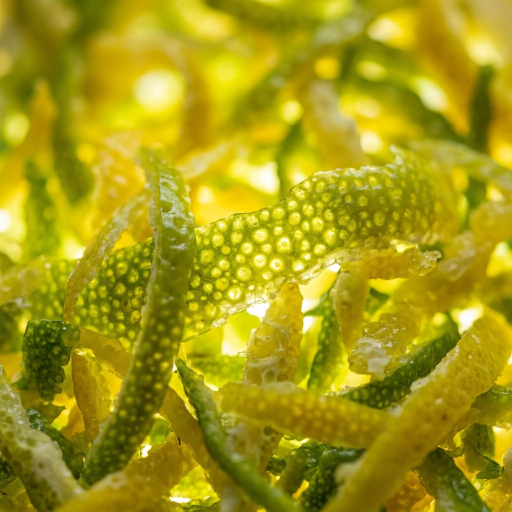
#> input picture scripts/rediseno/generadas/textura_citricos_gen.webp, 1024 x 1024 px (shown at 1/2 size)
$ python hornear_piezas.py
#> lines starting #> are read from the running program, lines starting #| are printed output that depends on the picture
### scripts/rediseno/hornear_hero.py
#!/usr/bin/env python3
"""
Horneado del hero C "A traves del vidrio" (y piezas que usan el mismo motor).

Uso:
    python3 hornear_hero.py ciclo.json            # hornea con las cajas del JSON
    python3 hornear_hero.py ciclo.json --rapido   # solo 1x, para probar

ciclo.json:
    {
      "ventana": "bagues-la-bomba",                       # la caja nitida
      "cajas": ["bagues-amor-amor", "bagues-angels-share", ...],  # 2 a 5 detras del vidrio
      "salida": "salida/hero_c"                           # opcional
    }

Cada entrada de "ventana" o "cajas" puede ser:
  - un slug de scripts/fotos/fuentes.json (se usa la caja Bagues, nunca el frasco Unlock);
  - una ruta a un PNG con fondo transparente (por ejemplo una foto propia de Sebas ya recortada).

Capas: la pared sale de las paredes generadas (generadas/pared_*_gen.webp): de ahi se toma solo
el relieve del yeso y la repisa; la luz (pared vino #4a161f, halo rosa-vino) se rehace aca, asi
el halo cae siempre detras de la ventana y nunca debajo del titular.

Requiere: numpy, opencv-python, Pillow (con AVIF).
"""
import json, os, sys, math, subprocess, io
import numpy as np
import cv2
from PIL import Image

AQUI = os.path.dirname(os.path.abspath(__file__))
REPO = os.path.abspath(os.path.join(AQUI, '..', '..'))
FUENTES_JSON = os.path.join(REPO, 'scripts/fotos/fuentes.json')
CACHE_CAJAS = os.path.join(AQUI, 'cache', 'cajas')  # se baja sola; no se versiona
GEN = os.path.join(AQUI, 'generadas')

# ---------------------------------------------------------------- paleta
def hex2f(h):
    h = h.lstrip('#'); return np.array([int(h[i:i+2], 16) for i in (0, 2, 4)], np.float32) / 255.0

VINO = hex2f('#4a161f')
SOMBRA = hex2f('#14070a')
ROSA = hex2f('#e0708a')
ORO = hex2f('#d6a862')
HUESO = hex2f('#f3ece1')
TINTA = hex2f('#f3ece1')

# ---------------------------------------------------------------- formatos
# Todas las medidas en px CSS; "escala" es la densidad a la que se hornea.
FORMATOS = {
    'escritorio': dict(
        ancho=1440, alto=900, escala=2, fuente_pared='pared_escritorio_gen.webp',
        pared_src=dict(sup0=803, sup1=915), detalle_css_por_src=0.94,
        repisa=712, frente=772, repisa_apagada_hasta=(420, 760),
        halo=dict(cx=990, cy=440, r=360, fuerza=1.0),
        panel=dict(tipo='x', desde=648),  # vidrio desde x=648 hasta el borde derecho
        estria=30,
        ventana=dict(cx=980, ancho=340, arriba=150, abajo=808),
        caja_ventana=dict(cx=980, base=752, alto=318),
        cajas=[  # (cx, base, alto, luz)  se dibujan de atras para adelante
            (770, 724, 250, 0.66), (1236, 724, 250, 0.74),
            (872, 738, 292, 0.80), (1100, 738, 292, 0.86), (1376, 740, 296, 0.64),
        ],
        zonas_texto=[(96, 110, 620, 800)],
    ),
    'celular': dict(
        ancho=390, alto=844, escala=3, fuente_pared='pared_celular_gen.webp',
        pared_src=dict(sup0=1103, sup1=1166), detalle_css_por_src=1.0,
        repisa=498, frente=540,
        halo=dict(cx=195, cy=430, r=170, fuerza=1.0),
        panel=dict(tipo='y', desde=272),
        estria=24,
        ventana=dict(cx=195, ancho=232, arriba=270, abajo=540),
        caja_ventana=dict(cx=195, base=528, alto=210),
        cajas=[
            (40, 512, 146, 0.52), (350, 512, 146, 0.56),
            (-26, 524, 168, 0.46), (416, 524, 168, 0.46),
        ],
        zonas_texto=[(16, 96, 374, 260), (16, 580, 374, 660)],
    ),
}

# ---------------------------------------------------------------- utilidades
def leer_rgba(ruta):
    im = Image.open(ruta).convert('RGBA')
    return np.asarray(im).astype(np.float32) / 255.0

def guardar_png(arr, ruta):
    a = np.clip(arr * 255 + 0.5, 0, 255).astype(np.uint8)
    Image.fromarray(a).save(ruta, optimize=True)

# [5 lines left out: function redim, not called in this run]

def lum(rgb):
    return rgb[..., 0] * 0.2126 + rgb[..., 1] * 0.7152 + rgb[..., 2] * 0.0722

# [20 lines left out: functions sobre, sobre_rgba, pegar, not called in this run]

# ---------------------------------------------------------------- cajas
_FUENTES = None
# [337 lines left out: functions fuentes, ruta_caja, cargar_caja, tratar_caja, sombras_y_reflejo, campo_halo and 5 more, not called in this run]

# ---------------------------------------------------------------- exportar
def exportar_peso(arr, ruta_base, max_kb=None, q_webp=90, q_avif=70):
    img = Image.fromarray(np.clip(arr * 255 + 0.5, 0, 255).astype(np.uint8))
    res = {}
    for ext, q0, kw in (('webp', q_webp, dict(method=6)), ('avif', q_avif, dict(speed=4))):
        q = q0
        while True:
            b = io.BytesIO(); img.save(b, ext.upper(), quality=q, **kw)
            kb = len(b.getvalue()) / 1024
            if max_kb is None or kb <= max_kb or q <= 30: break
            q -= 4
        open(f'{ruta_base}.{ext}', 'wb').write(b.getvalue())
        res[ext] = (round(kb, 1), q)
    return res

# [41 lines left out: functions contraste, hornear_hero, not called in this run]

# [6 lines that do not run on import are left out]

### scripts/rediseno/hornear_piezas.py
#!/usr/bin/env python3
"""
Piezas que usan el mismo motor que el hero C (hornear_hero.py):
  texturas   5 texturas de familia 1200x1200 + version con vidrio dentro del frasco Bagues (PNG con alfa)
  destacados 6 destacados 900x1200: nitido y detras del vidrio
  hero_a     Hero A "Bodegon de ciudad" 1440x900 y 390x844 (+ @2x)
  og         og.jpg 1200x630 con titular en Cormorant
  maquetas   el hero C con el texto real encima, solo para revisar zonas (no se publica)

Uso: python3 hornear_piezas.py [texturas] [destacados] [hero_a] [og] [maquetas]   (sin argumentos: todo)
"""
import os, sys, json, io
import numpy as np, cv2
from PIL import Image, ImageDraw, ImageFont, ImageFilter
import hornear_hero as H

AQUI = H.AQUI
SAL = os.path.join(AQUI, 'salida')
TTF = os.path.join(AQUI, 'trabajo/fuentes_ttf')

def fuente(nombre, tam):
    return ImageFont.truetype(os.path.join(TTF, nombre + '.ttf'), tam)

def a_u8(a): return np.clip(a * 255 + 0.5, 0, 255).astype(np.uint8)

# ======================================================================= texturas
FAMILIAS = {
    # nombre: (archivo generado, color de etiqueta, gradacion rgb)
    'citricos':   ('textura_citricos_gen.webp',   '#d9c45a', (1.00, 0.97, 0.86)),
    'florales':   ('textura_florales_gen.webp',   '#e0708a', (1.00, 0.94, 0.95)),
    'dulces':     ('textura_dulces_gen.webp',     '#ecd3b0', (1.00, 0.88, 0.70)),
    'amaderados': ('textura_amaderados_gen.webp', '#3f4a33', (0.80, 0.93, 0.84)),
    'ambar':      ('textura_ambar_gen.webp',      '#c9772a', (1.00, 0.92, 0.82)),
}

# 26/11/2026, pedido de Sebas: "diferenciar bien los colores y composicion en
# familias, de dulce y amaderado, son muy similares". Los dos eran marrones con
# etiqueta marron. Ajustes opcionales por familia (las otras tres no los
# tienen y salen igual que antes):
#   recorte: (x0, y0, lado) en fraccion de la textura; se toma ese cuadrado.
#   sat: 1 deja el color, menos de 1 lo apaga hacia gris.
#   gamma: sobre el valor (menos de 1 aclara, mas de 1 oscurece).
AJUSTES = {
    # vaina de vainilla con los hilos de crema, en diagonal; clara y cremosa
    'dulces':     dict(recorte=(0.42, 0.18, 0.58), sat=0.95, gamma=0.70),
    # veta recta de cedro; oscura, fria, con un dejo de verde musgo
    'amaderados': dict(recorte=(0.40, 0.00, 0.60), sat=0.60, gamma=1.30),
}

def textura_base(archivo, grad, recorte=None, sat=1.0, gamma=1.0):
#> called with archivo = 'textura_citricos_gen.webp', grad = (1, 0.97, 0.86), sat = 1, gamma = 1
    im = Image.open(os.path.join(H.GEN, archivo)).convert('RGB')
#> im is the input picture: PIL image 1024x1024 RGB; mean R, G, B 164.9, 153.1, 20.7
    if recorte:
        x0, y0, l = recorte; w_, h_ = im.size
        im = im.crop((round(x0 * w_), round(y0 * h_), round((x0 + l) * w_), round((y0 + l) * h_)))
    im = im.resize((1200, 1200), Image.LANCZOS).filter(ImageFilter.UnsharpMask(radius=1.4, percent=60, threshold=2))
#> im: PIL image 1200x1200 RGB
    a = np.asarray(im).astype(np.float32) / 255
    if sat != 1.0:
        gris = a @ np.array([0.2126, 0.7152, 0.0722], np.float32)
        a = gris[..., None] + (a - gris[..., None]) * sat
    a = np.clip(a * np.array(grad, np.float32), 0, 1) ** gamma
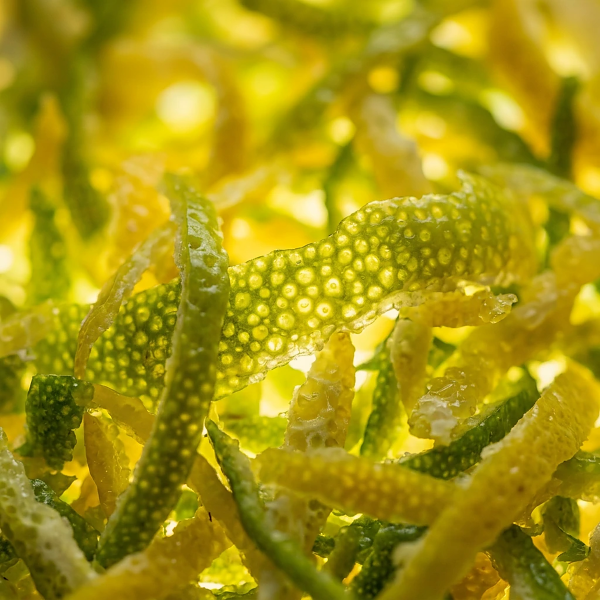
#> a: shape (1200, 1200, 3) float32 (shown at 1/2 size); mean R, G, B 0.646, 0.583, 0.07
    # bajar un poco la clave para que viva en la paleta noir, sin apagarla
    a = a ** 1.08
    yy, xx = np.mgrid[0:1200, 0:1200].astype(np.float32) / 1200
    vig = 1 - 0.22 * (((xx - 0.5) * 2) ** 2 + ((yy - 0.5) * 2) ** 2) / 2
    return np.clip(a * vig[..., None], 0, 1)
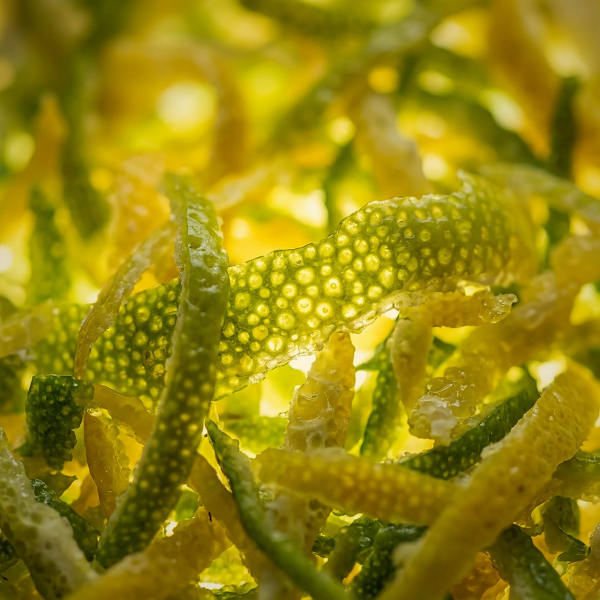
#> returned value: shape (1200, 1200, 3) float32 (shown at 1/2 size); mean of channels 0, 1, 2 0.584, 0.521, 0.0581; drawn as R, G, B

# [77 lines left out: functions tapa_real, mascara_frasco, textura_en_frasco, not called in this run]

def hacer_texturas():
    out = os.path.join(SAL, 'texturas'); os.makedirs(out, exist_ok=True)
    res = {}
    for nombre, (arch, col, grad) in FAMILIAS.items():
        tex = textura_base(arch, grad, **AJUSTES.get(nombre, {}))
        Image.fromarray(a_u8(tex)).save(os.path.join(out, f'textura_{nombre}.png'), optimize=True)
        pes = H.exportar_peso(tex, os.path.join(out, f'textura_{nombre}'), max_kb=160, q_webp=84, q_avif=62)
#> after the loop in exportar_peso, `for ext, q0, kw in (('webp', q_webp, dict(method=6)), ('avif', q_avif,..`: res = {'webp': (103.6, 84)}
        fr = textura_en_frasco(tex, col)
        Image.fromarray(a_u8(fr)).save(os.path.join(out, f'frasco_{nombre}.png'), optimize=True)
        b = io.BytesIO(); Image.fromarray(a_u8(fr)).save(b, 'WEBP', quality=84, method=6)
        open(os.path.join(out, f'frasco_{nombre}.webp'), 'wb').write(b.getvalue())
        res[nombre] = dict(textura=pes, frasco_webp_kb=round(len(b.getvalue()) / 1024, 1))
        print(nombre, res[nombre], flush=True)
    return res

# [10 lines left out: function familias_web, not called in this run]

# ======================================================================= destacados
DESTACADOS = ['bagues-la-bomba', 'bagues-baccarat-rouge', 'bagues-angels-share',
              'bagues-sublime', 'bagues-amor-amor', 'bagues-linterdit']

# [32 lines left out: functions formato_destacado, hacer_destacados, not called in this run]

# ======================================================================= hero A
VINO_A = H.hex2f('#3b0d16'); ORO_A = H.hex2f('#c9a15a'); PAPEL_A = H.hex2f('#f2e3df')

def arco_sdf(W, Hh, cx, ancho, arriba, abajo):
    return H.sdf_arco(W, Hh, cx, ancho, arriba, abajo, 1)

# [84 lines left out: functions hornear_hero_a, hacer_hero_a, not called in this run]

# ======================================================================= og
TITULO = ['El perfume que ya', 'conocés, al precio', 'que todavía no.']

# [65 lines left out: functions hacer_og, maqueta_c, not called in this run]

if __name__ == '__main__':
    que = sys.argv[1:] or ['texturas', 'destacados', 'hero_a', 'og', 'maquetas']
    inf = {}
#> (the run stopped early here; a loop or call above may not have finished)
